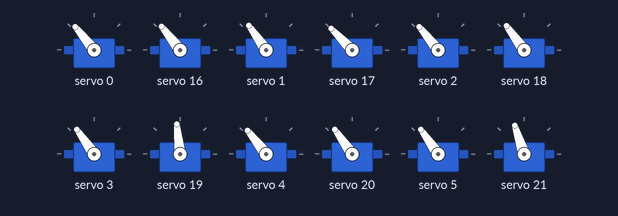
Simulated run of this sketch. Board: Arduino Uno, built with avr-gcc and run on an emulated ATmega328P. Shown: 12 × servo. The local clock reads 2024-03-15 10:24:30 at power-on unless the sketch sets it.

Above: at 0.4 s.
At 2.63 s:
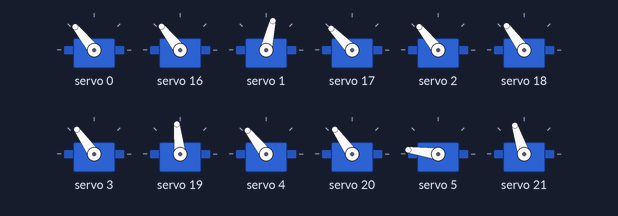
At 3.0 s:
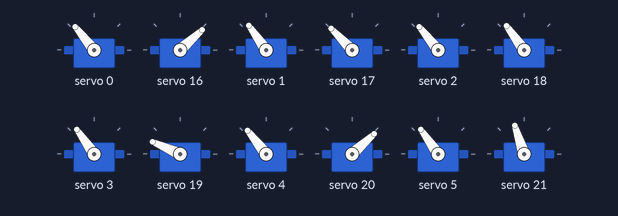
At 30.7 s:
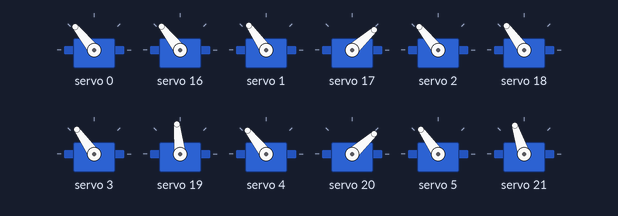
Timing chart, 0 to 32.2 s (numbered marks = the images above):
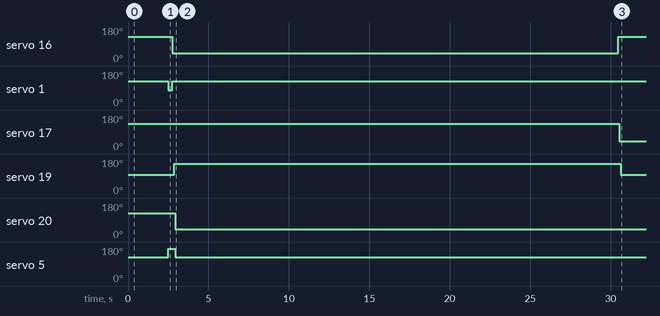

Measured:
- by itself, servo 16: 128° → 42° at 2.7 s, → 128° 27.7 s later
- by itself, servo 1: 125° → 77° at 2.5 s, → 125° 0.26 s later
- by itself, servo 17: 134° → 42° at 30.5 s
- by itself, servo 19: 96° → 156° at 2.9 s, → 96° 27.7 s later
- by itself, servo 20: 125° → 42° at 2.9 s
- by itself, servo 5: 125° → 172° at 2.5 s, → 125° 0.44 s later

The sketch:

Mechanical-Clock.ino
```cpp
#include <virtuabotixRTC.h>               //Include library for clock module
#include <Adafruit_PWMServoDriver.h>      //Include library for servo driver

Adafruit_PWMServoDriver pwmH = Adafruit_PWMServoDriver(0x40);    //Create an object of Hour driver
Adafruit_PWMServoDriver pwmM = Adafruit_PWMServoDriver(0x41);    //Create an object of Minute driver (A0 Address Jumper)

int servoFrequency = 50;      //Set servo operating frequency

int segmentHOn[14] = {385,375,385,375,382,375,354,367,375,385,375,368,371,375};   //On positions for each Hour servo
int segmentMOn[14] = {382,395,378,315,375,340,345,380,385,365,290,365,315,365};   //On positions for each Minute servo
int segmentHOff[14] = {200,200,550,480,200,520,200,200,200,480,550,200,515,200};    //Off positions for each Hour servo
int segmentMOff[14] = {200,200,550,440,200,480,200,200,200,550,450,200,430,200};    //Off positions for each Minute servo
int digits[10][7] = {{1,1,1,1,1,1,0},{0,1,1,0,0,0,0},{1,1,0,1,1,0,1},{1,1,1,1,0,0,1},{0,1,1,0,0,1,1},
                     {1,0,1,1,0,1,1},{1,0,1,1,1,1,1},{1,1,1,0,0,0,0},{1,1,1,1,1,1,1},{1,1,1,1,0,1,1}};    //Position values for each digit

virtuabotixRTC myRTC(6, 7, 8);    //Create a clock object attached to pins 6, 7, 8 - CLK, DAT, RST
int hourTens = 0;                 //Create variables to store each 7 segment display numeral
int hourUnits = 0;
int minuteTens = 0;
int minuteUnits = 0;

int prevHourTens = 8;           //Create variables to store the previous numeral displayed on each
int prevHourUnits = 8;          //This is required to move the segments adjacent to the middle ones out of the way when they move
int prevMinuteTens = 8;
int prevMinuteUnits = 8;

int midOffset = 100;            //Amount by which adjacent segments to the middle move away when required

void setup()
{
  pwmH.begin();                             //Start each board
  pwmM.begin();
  pwmH.setOscillatorFrequency(27000000);    //Set the PWM oscillator frequency, used for fine calibration
  pwmM.setOscillatorFrequency(27000000);
  pwmH.setPWMFreq(servoFrequency);          //Set the servo operating frequency
  pwmM.setPWMFreq(servoFrequency);
  //myRTC.setDS1302Time(00, 10, 16, 5, 8, 4, 2020);        //Only required once to reset the clock time
  for(int i=0 ; i<=13 ; i++)    //Set all of the servos to on or up (88:88 displayed)
  {
    pwmH.setPWM(i, 0, segmentHOn[i]);
    delay(10);
    pwmM.setPWM(i, 0, segmentMOn[i]);
    delay(10);
  }
  delay(2000);
}

void loop()
{
  myRTC.updateTime();                 //Update the time
  int temp = myRTC.hours;             //Get the hours and save to variable temp
  hourTens = temp / 10;               //Split hours into two digits, tens and units
  hourUnits = temp % 10;
  temp = myRTC.minutes;               //Get the minutes and save to variable temp
  minuteTens = temp / 10;             //Split minutes into two digits, tens and units
  minuteUnits = temp % 10;

  if(minuteUnits != prevMinuteUnits)  //If minute units has changed, update display
    updateDisplay();

  prevHourTens = hourTens;            //Update previous displayed numerals
  prevHourUnits = hourUnits;
  prevMinuteTens = minuteTens;
  prevMinuteUnits = minuteUnits;

  delay(500);
}

void updateDisplay ()                               //Function to update the displayed time
{
  updateMid();                                      //Move the segments out of the way of the middle segment and then move the middle segments
  for (int i=0 ; i<=5 ; i++)                        //Move the remaining segments
  {
    if(digits[hourTens][i]==1)                      //Update the hour tens
      pwmH.setPWM(i+7, 0, segmentHOn[i+7]);
    else
      pwmH.setPWM(i+7, 0, segmentHOff[i+7]);
    delay(10);
    if(digits[hourUnits][i]==1)                     //Update the hour units
      pwmH.setPWM(i, 0, segmentHOn[i]);
    else
      pwmH.setPWM(i, 0, segmentHOff[i]);
    delay(10);
    if(digits[minuteTens][i]==1)                    //Update the minute tens
      pwmM.setPWM(i+7, 0, segmentMOn[i+7]);
    else
      pwmM.setPWM(i+7, 0, segmentMOff[i+7]);
    delay(10);
    if(digits[minuteUnits][i]==1)                   //Update the minute units
      pwmM.setPWM(i, 0, segmentMOn[i]);
    else
      pwmM.setPWM(i, 0, segmentMOff[i]);
    delay(10);
  }
}

void updateMid()                                              //Function to move the middle segements and adjacent ones out of the way
{
  if(digits[minuteUnits][6]!=digits[prevMinuteUnits][6])      //Move adjacent segments for Minute units
  {
    if(digits[prevMinuteUnits][1]==1)
      pwmM.setPWM(1, 0, segmentMOn[1]-midOffset);
    if(digits[prevMinuteUnits][6]==1)
      pwmM.setPWM(5, 0, segmentMOn[5]+midOffset);
  }
  delay(100);                                                 //Delay allows adjacent segments to move before moving middle
  if(digits[minuteUnits][6]==1)                               //Move Minute units middle segment if required
    pwmM.setPWM(6, 0, segmentMOn[6]);
  else
    pwmM.setPWM(6, 0, segmentMOff[6]);
  if(digits[minuteTens][6]!=digits[prevMinuteTens][6])        //Move adjacent segments for Minute tens
  {
    if(digits[prevMinuteTens][1]==1)
      pwmM.setPWM(8, 0, segmentMOn[8]-midOffset);
    if(digits[prevMinuteTens][6]==1)
      pwmM.setPWM(12, 0, segmentMOn[12]+midOffset);
  }
  delay(100);                                                 //Delay allows adjacent segments to move before moving middle
  if(digits[minuteTens][6]==1)                                //Move Minute tens middle segment if required
    pwmM.setPWM(13, 0, segmentMOn[13]);
  else
    pwmM.setPWM(13, 0, segmentMOff[13]);
  if(digits[hourUnits][6]!=digits[prevHourUnits][6])          //Move adjacent segments for Hour units
  {
    if(digits[prevHourUnits][1]==1)
      pwmH.setPWM(1, 0, segmentHOn[1]-midOffset);
    if(digits[prevHourUnits][6]==1)
      pwmH.setPWM(5, 0, segmentHOn[5]+midOffset);
  }
  delay(100);                                                 //Delay allows adjacent segments to move before moving middle
  if(digits[hourUnits][6]==1)                                 //Move Hour units middle segment if required
    pwmH.setPWM(6, 0, segmentHOn[6]);
  else
    pwmH.setPWM(6, 0, segmentHOff[6]);
  if(digits[hourTens][6]!=digits[prevHourTens][6])            //Move adjacent segments for Hour tens
  {
    if(digits[prevHourTens][1]==1)
      pwmH.setPWM(8, 0, segmentHOn[8]-midOffset);
    if(digits[prevHourTens][6]==1)
      pwmH.setPWM(12, 0, segmentHOn[12]+midOffset);
  }
  delay(100);                                                 //Delay allows adjacent segments to move before moving middle
  if(digits[hourTens][6]==1)                                  //Move Hour tens middle segment if required
    pwmH.setPWM(13, 0, segmentHOn[13]);
  else
    pwmH.setPWM(13, 0, segmentHOff[13]);
}
```
